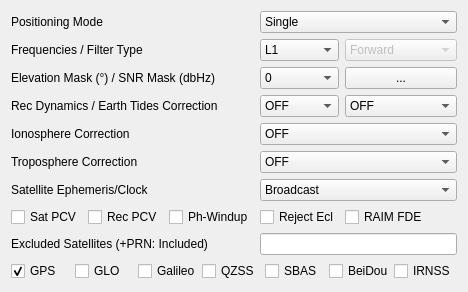
     <widget class="QWidget" name="TabSheet1">
      <property name="toolTip">
       <string/>
      </property>
      <attribute name="title">
       <string>Setting&amp;1</string>
      </attribute>
      <layout class="QGridLayout" name="gridLayout">
       <item row="3" column="0" colspan="6">
        <widget class="QLabel" name="Label3">
         <property name="enabled">
          <bool>true</bool>
         </property>
         <property name="toolTip">
          <string/>
         </property>
         <property name="text">
          <string>Rec Dynamics / Earth Tides Correction</string>
         </property>
        </widget>
       </item>
       <item row="3" column="6" colspan="2">
        <widget class="QComboBox" name="DynamicModel">
         <property name="enabled">
          <bool>true</bool>
         </property>
         <property name="toolTip">
          <string/>
         </property>
         <item>
          <property name="text">
           <string>OFF</string>
          </property>
         </item>
         <item>
          <property name="text">
           <string>ON</string>
          </property>
         </item>
        </widget>
       </item>
       <item row="3" column="8">
        <widget class="QComboBox" name="TideCorr">
         <property name="enabled">
          <bool>true</bool>
         </property>
         <property name="toolTip">
          <string/>
         </property>
         <item>
          <property name="text">
           <string>OFF</string>
          </property>
         </item>
         <item>
          <property name="text">
           <string>Solid</string>
          </property>
         </item>
         <item>
          <property name="text">
           <string>Solid+Otl+Pole</string>
          </property>
         </item>
        </widget>
       </item>
       <item row="4" column="0" colspan="4">
        <widget class="QLabel" name="Label8">
         <property name="enabled">
          <bool>true</bool>
         </property>
         <property name="toolTip">
          <string/>
         </property>
         <property name="text">
          <string>Ionosphere Correction</string>
         </property>
        </widget>
       </item>
       <item row="5" column="0" colspan="4">
        <widget class="QLabel" name="Label9">
         <property name="enabled">
          <bool>true</bool>
         </property>
         <property name="toolTip">
          <string/>
         </property>
         <property name="text">
          <string>Troposphere Correction</string>
         </property>
        </widget>
       </item>
       <item row="5" column="6" colspan="3">
        <widget class="QComboBox" name="TropOpt">
         <property name="enabled">
          <bool>true</bool>
         </property>
         <property name="toolTip">
          <string/>
         </property>
         <item>
          <property name="text">
           <string>OFF</string>
          </property>
         </item>
         <item>
          <property name="text">
           <string>Saastamoinen</string>
          </property>
         </item>
         <item>
          <property name="text">
           <string>SBAS</string>
          </property>
         </item>
         <item>
          <property name="text">
           <string>Estimate ZTD</string>
          </property>
         </item>
         <item>
          <property name="text">
           <string>Estimate ZTD+Grad</string>
          </property>
         </item>
        </widget>
       </item>
       <item row="1" column="6" colspan="2">
        <widget class="QComboBox" name="Freq">
         <property name="enabled">
          <bool>true</bool>
         </property>
         <property name="toolTip">
          <string/>
         </property>
         <item>
          <property name="text">
           <string>L1</string>
          </property>
         </item>
         <item>
          <property name="text">
           <string>L1+L2</string>
          </property>
         </item>
        </widget>
       </item>
       <item row="1" column="8">
        <widget class="QComboBox" name="Solution">
         <property name="enabled">
          <bool>false</bool>
         </property>
         <property name="toolTip">
          <string/>
         </property>
         <item>
          <property name="text">
           <string>Forward</string>
          </property>
         </item>
         <item>
          <property name="text">
           <string>Backward</string>
          </property>
         </item>
         <item>
          <property name="text">
           <string>Combined</string>
          </property>
         </item>
        </widget>
       </item>
       <item row="2" column="0" colspan="6">
        <widget class="QLabel" name="LabelElMask">
         <property name="enabled">
          <bool>true</bool>
         </property>
         <property name="toolTip">
          <string/>
         </property>
         <property name="text">
          <string>Elevation Mask (°) / SNR Mask (dbHz)</string>
         </property>
        </widget>
       </item>
       <item row="4" column="6" colspan="3">
        <widget class="QComboBox" name="IonoOpt">
         <property name="enabled">
          <bool>true</bool>
         </property>
         <property name="toolTip">
          <string/>
         </property>
         <item>
          <property name="text">
           <string>OFF</string>
          </property>
         </item>
         <item>
          <property name="text">
           <string>Broadcast</string>
          </property>
         </item>
         <item>
          <property name="text">
           <string>SBAS</string>
          </property>
         </item>
         <item>
          <property name="text">
           <string>Iono-Free LC</string>
          </property>
         </item>
         <item>
          <property name="text">
           <string>Estimate STEC</string>
          </property>
         </item>
         <item>
          <property name="text">
           <string>IONEX TEC</string>
          </property>
         </item>
         <item>
          <property name="text">
           <string>QZSS Broadcast</string>
          </property>
         </item>
         <item>
          <property name="text">
           <string>QZSS LEX</string>
          </property>
         </item>
        </widget>
       </item>
       <item row="2" column="6" colspan="2">
        <widget class="QComboBox" name="ElMask">
         <property name="enabled">
          <bool>true</bool>
         </property>
         <property name="toolTip">
          <string/>
         </property>
         <item>
          <property name="text">
           <string>0</string>
          </property>
         </item>
         <item>
          <property name="text">
           <string>5</string>
          </property>
         </item>
         <item>
          <property name="text">
           <string>10</string>
          </property>
         </item>
         <item>
          <property name="text">
           <string>15</string>
          </property>
         </item>
         <item>
          <property name="text">
           <string>20</string>
          </property>
         </item>
         <item>
          <property name="text">
           <string>25</string>
          </property>
         </item>
         <item>
          <property name="text">
           <string>30</string>
          </property>
         </item>
         <item>
          <property name="text">
           <string>35</string>
          </property>
         </item>
         <item>
          <property name="text">
           <string>40</string>
          </property>
         </item>
         <item>
          <property name="text">
           <string>45</string>
          </property>
         </item>
         <item>
          <property name="text">
           <string>50</string>
          </property>
         </item>
         <item>
          <property name="text">
           <string>55</string>
          </property>
         </item>
         <item>
          <property name="text">
           <string>60</string>
          </property>
         </item>
         <item>
          <property name="text">
           <string>65</string>
          </property>
         </item>
         <item>
          <property name="text">
           <string>70</string>
          </property>
         </item>
        </widget>
       </item>
       <item row="6" column="0" colspan="4">
        <widget class="QLabel" name="Label32">
         <property name="enabled">
          <bool>true</bool>
         </property>
         <property name="toolTip">
          <string/>
         </property>
         <property name="text">
          <string>Satellite Ephemeris/Clock</string>
         </property>
        </widget>
       </item>
       <item row="2" column="8">
        <widget class="QPushButton" name="BtnSnrMask">
         <property name="enabled">
          <bool>true</bool>
         </property>
         <property name="toolTip">
          <string/>
         </property>
         <property name="text">
          <string>...</string>
         </property>
        </widget>
       </item>
       <item row="0" column="6" colspan="3">
        <widget class="QComboBox" name="PosMode">
         <property name="enabled">
          <bool>true</bool>
         </property>
         <property name="toolTip">
          <string/>
         </property>
         <item>
          <property name="text">
           <string>Single</string>
          </property>
         </item>
         <item>
          <property name="text">
           <string>DGPS/DGNSS</string>
          </property>
         </item>
         <item>
          <property name="text">
           <string>Kinematic</string>
          </property>
         </item>
         <item>
          <property name="text">
           <string>Static</string>
          </property>
         </item>
         <item>
          <property name="text">
           <string>Moving-Base</string>
          </property>
         </item>
         <item>
          <property name="text">
           <string>Fixed</string>
          </property>
         </item>
         <item>
          <property name="text">
           <string>PPP Kinematic</string>
          </property>
         </item>
         <item>
          <property name="text">
           <string>PPP Static</string>
          </property>
         </item>
         <item>
          <property name="text">
           <string>PPP Fixed</string>
          </property>
         </item>
        </widget>
       </item>
       <item row="1" column="0" colspan="4">
        <widget class="QLabel" name="LabelFreq">
         <property name="enabled">
          <bool>true</bool>
         </property>
         <property name="toolTip">
          <string/>
         </property>
         <property name="text">
          <string>Frequencies / Filter Type</string>
         </property>
        </widget>
       </item>
       <item row="6" column="6" colspan="3">
        <widget class="QComboBox" name="SatEphem">
         <property name="enabled">
          <bool>true</bool>
         </property>
         <property name="toolTip">
          <string/>
         </property>
         <item>
          <property name="text">
           <string>Broadcast</string>
          </property>
         </item>
         <item>
          <property name="text">
           <string>Precise</string>
          </property>
         </item>
         <item>
          <property name="text">
           <string>Broadcast+SBAS</string>
          </property>
         </item>
         <item>
          <property name="text">
           <string>Broadcast+SSR APC</string>
          </property>
         </item>
         <item>
          <property name="text">
           <string>Broadcast+SSR CoM</string>
          </property>
         </item>
         <item>
          <property name="text">
           <string>Broadcast+B2b</string>
          </property>
         </item>
         <item>
          <property name="text">
           <string>Broadcast+HAS</string>
          </property>
         </item>
         <item>
          <property name="text">
           <string>Broadcast+BHC</string>
          </property>
         </item>
        </widget>
       </item>
       <item row="7" column="0" colspan="2">
        <widget class="QCheckBox" name="PosOpt1">
         <property name="toolTip">
          <string/>
         </property>
         <property name="text">
          <string>Sat PCV</string>
         </property>
         <property name="checked">
          <bool>false</bool>
         </property>
        </widget>
       </item>
       <item row="7" column="2" colspan="2">
        <widget class="QCheckBox" name="PosOpt2">
         <property name="toolTip">
          <string/>
         </property>
         <property name="text">
          <string>Rec PCV</string>
         </property>
         <property name="checked">
          <bool>false</bool>
         </property>
        </widget>
       </item>
       <item row="7" column="4" colspan="2">
        <widget class="QCheckBox" name="PosOpt3">
         <property name="toolTip">
          <string/>
         </property>
         <property name="text">
          <string>Ph-Windup</string>
         </property>
         <property name="checked">
          <bool>false</bool>
         </property>
        </widget>
       </item>
       <item row="7" column="6" colspan="2">
        <widget class="QCheckBox" name="PosOpt4">
         <property name="toolTip">
          <string/>
         </property>
         <property name="text">
          <string>Reject Ecl</string>
         </property>
         <property name="checked">
          <bool>false</bool>
         </property>
        </widget>
       </item>
       <item row="7" column="8">
        <widget class="QCheckBox" name="PosOpt5">
         <property name="toolTip">
          <string/>
         </property>
         <property name="text">
          <string>RAIM FDE</string>
         </property>
         <property name="checked">
          <bool>false</bool>
         </property>
        </widget>
       </item>
       <item row="8" column="0" colspan="6">
        <widget class="QLabel" name="Label35">
         <property name="enabled">
          <bool>true</bool>
         </property>
         <property name="toolTip">
          <string/>
         </property>
         <property name="text">
          <string>Excluded Satellites (+PRN: Included)</string>
         </property>
        </widget>
       </item>
       <item row="0" column="0" colspan="3">
        <widget class="QLabel" name="LabelPosMode">
         <property name="enabled">
          <bool>true</bool>
         </property>
         <property name="toolTip">
          <string/>
         </property>
         <property name="text">
          <string>Positioning Mode</string>
         </property>
        </widget>
       </item>
       <item row="8" column="6" colspan="3">
        <widget class="QLineEdit" name="ExSatsE">
         <property name="enabled">
          <bool>true</bool>
         </property>
         <property name="toolTip">
          <string/>
         </property>
         <property name="text">
          <string/>
         </property>
        </widget>
       </item>
       <item row="9" column="0" colspan="9">
        <widget class="QWidget" name="widget_2" native="true">
         <property name="sizePolicy">
          <sizepolicy hsizetype="Preferred" vsizetype="Fixed">
           <horstretch>0</horstretch>
           <verstretch>0</verstretch>
          </sizepolicy>
         </property>
         <layout class="QHBoxLayout" name="horizontalLayout_2">
          <property name="spacing">
           <number>0</number>
          </property>
          <property name="leftMargin">
           <number>0</number>
          </property>
          <property name="topMargin">
           <number>0</number>
          </property>
          <property name="rightMargin">
           <number>0</number>
          </property>
          <property name="bottomMargin">
           <number>0</number>
          </property>
          <item>
           <widget class="QCheckBox" name="NavSys1">
            <property name="toolTip">
             <string/>
            </property>
            <property name="text">
             <string>GPS</string>
            </property>
            <property name="checked">
             <bool>true</bool>
            </property>
           </widget>
          </item>
          <item>
           <widget class="QCheckBox" name="NavSys2">
            <property name="toolTip">
             <string/>
            </property>
            <property name="text">
             <string>GLO</string>
            </property>
            <property name="checked">
             <bool>false</bool>
            </property>
           </widget>
          </item>
          <item>
           <widget class="QCheckBox" name="NavSys3">
            <property name="toolTip">
             <string/>
            </property>
            <property name="text">
             <string>Galileo</string>
            </property>
            <property name="checked">
             <bool>false</bool>
            </property>
           </widget>
          </item>
          <item>
           <widget class="QCheckBox" name="NavSys4">
            <property name="toolTip">
             <string/>
            </property>
            <property name="text">
             <string>QZSS</string>
            </property>
            <property name="checked">
             <bool>false</bool>
            </property>
           </widget>
          </item>
          <item>
           <widget class="QCheckBox" name="NavSys5">
            <property name="toolTip">
             <string/>
            </property>
            <property name="text">
             <string>SBAS</string>
            </property>
            <property name="checked">
             <bool>false</bool>
            </property>
           </widget>
          </item>
          <item>
           <widget class="QCheckBox" name="NavSys6">
            <property name="toolTip">
             <string/>
            </property>
            <property name="text">
             <string>BeiDou</string>
            </property>
            <property name="checked">
             <bool>false</bool>
            </property>
           </widget>
          </item>
          <item>
           <widget class="QCheckBox" name="NavSys7">
            <property name="text">
             <string>IRNSS</string>
            </property>
           </widget>
          </item>
         </layout>
        </widget>
       </item>
      </layout>
     </widget>
